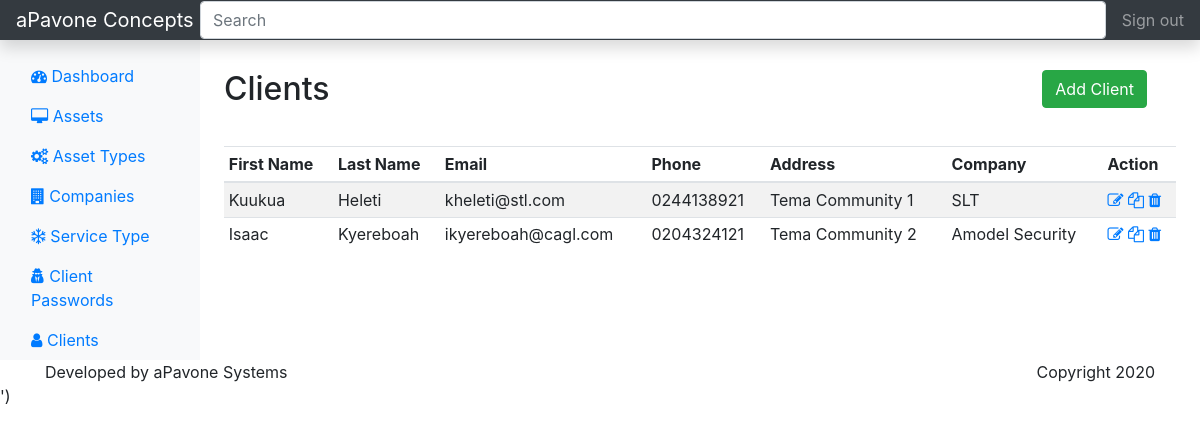
Screenshot of /staff with the database file from the repository.
### register/models.py (models this page shows, shortened)
class Staff(models.Model):
    first_name = models.CharField(max_length=30)
    last_name = models.CharField(max_length=30)
    email = models.EmailField(unique=True)
    phone = models.CharField(max_length=10)
    address = models.CharField(max_length=30)
    company = models.ForeignKey(Company, on_delete=models.CASCADE)
    class Meta:
        verbose_name = 'Staff'
        verbose_name_plural = 'Staff'

class Company(models.Model):
    name = models.CharField(max_length=30, unique=True)
    location = models.CharField(max_length=30)
    phone = models.CharField(max_length=10)
    servicetype = models.ForeignKey(ServiceType, on_delete=models.CASCADE)
    class Meta:
        verbose_name = 'Company'
        verbose_name_plural = 'Companies'
    def __str__(self):
        return self.name

### register/views.py (the view)
# urls.py: path('staff', views.staff, name='staff'),
def staff(request):
    staffs = Staff.objects.all()
    return render(request, "register/staff/index.html", {'staffs': staffs})

### register/templates/register/staff/index.html
{% extends 'register/pages/layout.html' %}
{% block content %}
<div class="row" style="margin-top: 30px; margin-bottom: 30px;">
    <div class="col-10">
        <h2>Clients</h2>
    </div>
    <div class="col-2">
        <a href="{% url 'add_staff' %}" class="btn btn-success right"> Add Client</a>
    </div>
</div>
          <div class="table-responsive">
            <table class="table table-striped table-sm">
              <thead>
                <tr>
                  <th>First Name</th>
                  <th>Last Name</th>
                    <th>Email</th>
                    <th>Phone</th>
                    <th>Address</th>
                    <th>Company</th>
                    <th>Action</th>
                </tr>
              </thead>
              <tbody>
              {% for staff in staffs %}
              <tr>
                  <td> {{ staff.first_name }} </td>
                  <td> {{ staff.last_name }} </td>
                  <td> {{ staff.email }} </td>
                  <td> {{ staff.phone }} </td>
                  <td> {{ staff.address }} </td>
                  <td> {{ staff.company }} </td>
                  <td>
                      <a href="{% url 'update_staff' staff.id %}"><i class="fa fa-edit" aria-hidden="true"></i></a>
                      <a href=""><i class="fa fa-copy" aria-hidden="true"></i></a>
                      <a href="{% url 'delete_staff' staff.id %}"><i class="fa fa-trash" aria-hidden="true"></i></a>
                  </td>
                </tr>
                {% endfor %}
              </tbody>
            </table>
          </div>
{% endblock %}

### rows the page displays
Staff: first_name "Kuukua", last_name "Heleti", email "kheleti@stl.com", phone "0244138921", address "Tema Community 1", company "SLT"
Staff: first_name "Isaac", last_name "Kyereboah", email "ikyereboah@cagl.com", phone "0204324121", address "Tema Community 2", company "Amodel Security"
